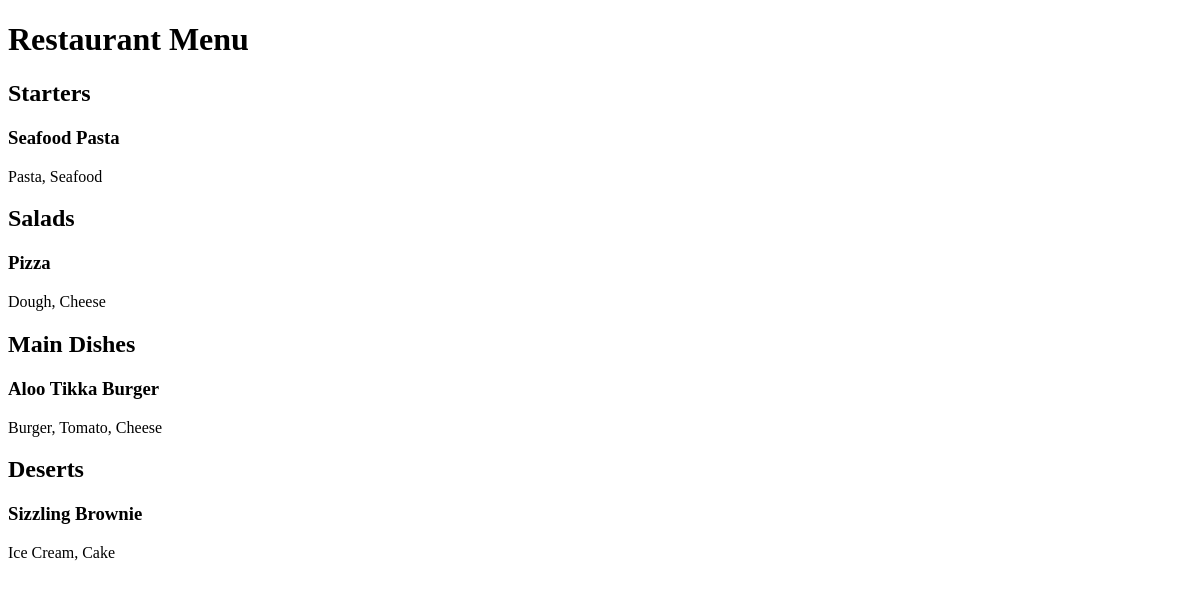
Before: / with the older database file.
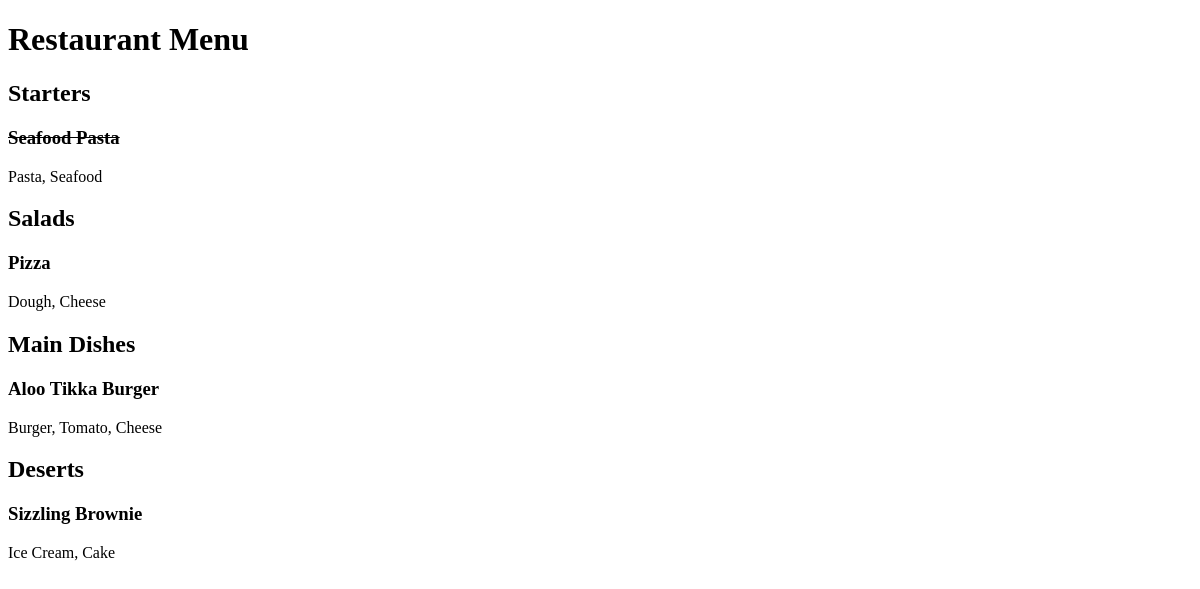
After: the same page with the newer database file.
### restaurant_menu/models.py (models this page shows, shortened)
class Item(models.Model):                                                       # Item is class we inherit it from Model class of models library
    meal = models.CharField(max_length=2000,unique=True)                         # unique-this will protect database from havin duplicate values(duplicate meals)
    description = models.CharField(max_length=2000)
    price = models.DecimalField(max_digits=10, decimal_places=2)
    meal_type = models.CharField(max_length=200, choices=MEAL_TYPE)
    author = models.ForeignKey(User, on_delete=models.PROTECT)
    status = models.IntegerField(choices=STATUS, default=1)
    date_created = models.DateTimeField(auto_now_add=True)
    date_updated = models.DateTimeField(auto_now=True)
    object = models.Manager()

### restaurant_menu/views.py (the view)
# urls.py: path('',views.MenuList.as_view(),name="home"),
class MenuList(generic.ListView):
    queryset = Item.object.order_by("-date_created")
    template_name = "index.html"
    def get_context_data(self,**kwargs):
        context = super().get_context_data(**kwargs)
        context['meals']=MEAL_TYPE
        return context

### restaurant_menu/templates/index.html (shortened to what this page needs)
<!DOCTYPE html>
<html lang="en">
<head>
</head>
<body>
    <h1>Restaurant Menu</h1>
    {% for meal in meals %}
        <h2>{{ meal.1 }}</h2>
        {%  for row in item_list %}
            {% if row.meal_type == meal.0 %}
                {% if row.status == 0 %}
                    <h3><del>{{ row.meal }}</del></h3>
                    <p>{{ row.description }}</p>
                {% else %}
                    <h3>{{ row.meal }}</h3>
                    <p>{{ row.description }}</p>
                    {% endif %}
                {% endif %}
            {% endfor %}
        {% endfor %}
</body>
</html>

Changed rows visible on the page:
changed Item "Seafood Pasta": status 1 → 0 (drawn)
Other visible differences:
list line gone: "Seafood Pasta Pasta, Seafood"
new list line: "Seafood Pasta Pasta, Seafood"
